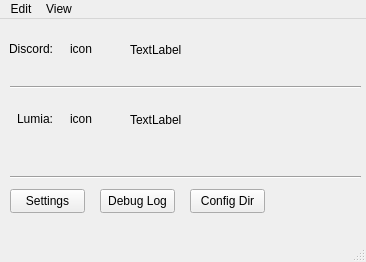
<?xml version="1.0" encoding="UTF-8"?>
<ui version="4.0">
 <class>MainWindow</class>
 <widget class="QMainWindow" name="MainWindow">
  <property name="geometry">
   <rect>
    <x>0</x>
    <y>0</y>
    <width>366</width>
    <height>262</height>
   </rect>
  </property>
  <property name="windowTitle">
   <string>Discord-Lumia Bot</string>
  </property>
  <widget class="QWidget" name="centralwidget">
   <widget class="QLabel" name="label_2">
    <property name="geometry">
     <rect>
      <x>10</x>
      <y>10</y>
      <width>43</width>
      <height>40</height>
     </rect>
    </property>
    <property name="minimumSize">
     <size>
      <width>0</width>
      <height>40</height>
     </size>
    </property>
    <property name="text">
     <string>Discord:</string>
    </property>
    <property name="alignment">
     <set>Qt::AlignRight|Qt::AlignTrailing|Qt::AlignVCenter</set>
    </property>
   </widget>
   <widget class="QLabel" name="discordStatusIcon">
    <property name="geometry">
     <rect>
      <x>70</x>
      <y>10</y>
      <width>40</width>
      <height>40</height>
     </rect>
    </property>
    <property name="minimumSize">
     <size>
      <width>40</width>
      <height>40</height>
     </size>
    </property>
    <property name="text">
     <string>icon</string>
    </property>
   </widget>
   <widget class="Line" name="line">
    <property name="geometry">
     <rect>
      <x>10</x>
      <y>60</y>
      <width>351</width>
      <height>16</height>
     </rect>
    </property>
    <property name="orientation">
     <enum>Qt::Horizontal</enum>
    </property>
   </widget>
   <widget class="QLabel" name="label_3">
    <property name="geometry">
     <rect>
      <x>10</x>
      <y>80</y>
      <width>43</width>
      <height>40</height>
     </rect>
    </property>
    <property name="minimumSize">
     <size>
      <width>0</width>
      <height>40</height>
     </size>
    </property>
    <property name="text">
     <string>Lumia:</string>
    </property>
    <property name="alignment">
     <set>Qt::AlignRight|Qt::AlignTrailing|Qt::AlignVCenter</set>
    </property>
   </widget>
   <widget class="QLabel" name="lumiaStatusIcon">
    <property name="geometry">
     <rect>
      <x>70</x>
      <y>80</y>
      <width>40</width>
      <height>40</height>
     </rect>
    </property>
    <property name="minimumSize">
     <size>
      <width>40</width>
      <height>40</height>
     </size>
    </property>
    <property name="text">
     <string>icon</string>
    </property>
   </widget>
   <widget class="QLabel" name="discordStatusLabel">
    <property name="geometry">
     <rect>
      <x>130</x>
      <y>10</y>
      <width>231</width>
      <height>41</height>
     </rect>
    </property>
    <property name="minimumSize">
     <size>
      <width>0</width>
      <height>40</height>
     </size>
    </property>
    <property name="text">
     <string>TextLabel</string>
    </property>
   </widget>
   <widget class="QLabel" name="lumiaStatusLabel">
    <property name="geometry">
     <rect>
      <x>130</x>
      <y>80</y>
      <width>231</width>
      <height>41</height>
     </rect>
    </property>
    <property name="minimumSize">
     <size>
      <width>0</width>
      <height>40</height>
     </size>
    </property>
    <property name="text">
     <string>TextLabel</string>
    </property>
   </widget>
   <widget class="QPushButton" name="settings_button">
    <property name="geometry">
     <rect>
      <x>10</x>
      <y>170</y>
      <width>75</width>
      <height>24</height>
     </rect>
    </property>
    <property name="text">
     <string>Settings</string>
    </property>
   </widget>
   <widget class="QPushButton" name="debug_button">
    <property name="geometry">
     <rect>
      <x>100</x>
      <y>170</y>
      <width>75</width>
      <height>24</height>
     </rect>
    </property>
    <property name="text">
     <string>Debug Log</string>
    </property>
   </widget>
   <widget class="QPushButton" name="config_button">
    <property name="geometry">
     <rect>
      <x>190</x>
      <y>170</y>
      <width>75</width>
      <height>24</height>
     </rect>
    </property>
    <property name="text">
     <string>Config Dir</string>
    </property>
   </widget>
   <widget class="Line" name="line_2">
    <property name="geometry">
     <rect>
      <x>10</x>
      <y>150</y>
      <width>351</width>
      <height>16</height>
     </rect>
    </property>
    <property name="orientation">
     <enum>Qt::Horizontal</enum>
    </property>
   </widget>
  </widget>
  <widget class="QMenuBar" name="menubar">
   <property name="geometry">
    <rect>
     <x>0</x>
     <y>0</y>
     <width>366</width>
     <height>22</height>
    </rect>
   </property>
   <widget class="QMenu" name="menuEdit">
    <property name="title">
     <string>Edit</string>
    </property>
    <addaction name="actionSettings"/>
   </widget>
   <widget class="QMenu" name="menuView">
    <property name="title">
     <string>View</string>
    </property>
    <addaction name="actionDebugOutput"/>
    <addaction name="actionSettingsFile"/>
   </widget>
   <addaction name="menuEdit"/>
   <addaction name="menuView"/>
  </widget>
  <widget class="QStatusBar" name="statusbar"/>
  <action name="actionDebugOutput">
   <property name="text">
    <string>Debug Output</string>
   </property>
  </action>
  <action name="actionSettingsFile">
   <property name="text">
    <string>Config Directory</string>
   </property>
  </action>
  <action name="actionSettings">
   <property name="text">
    <string>Settings</string>
   </property>
  </action>
 </widget>
 <resources/>
 <connections/>
</ui>
